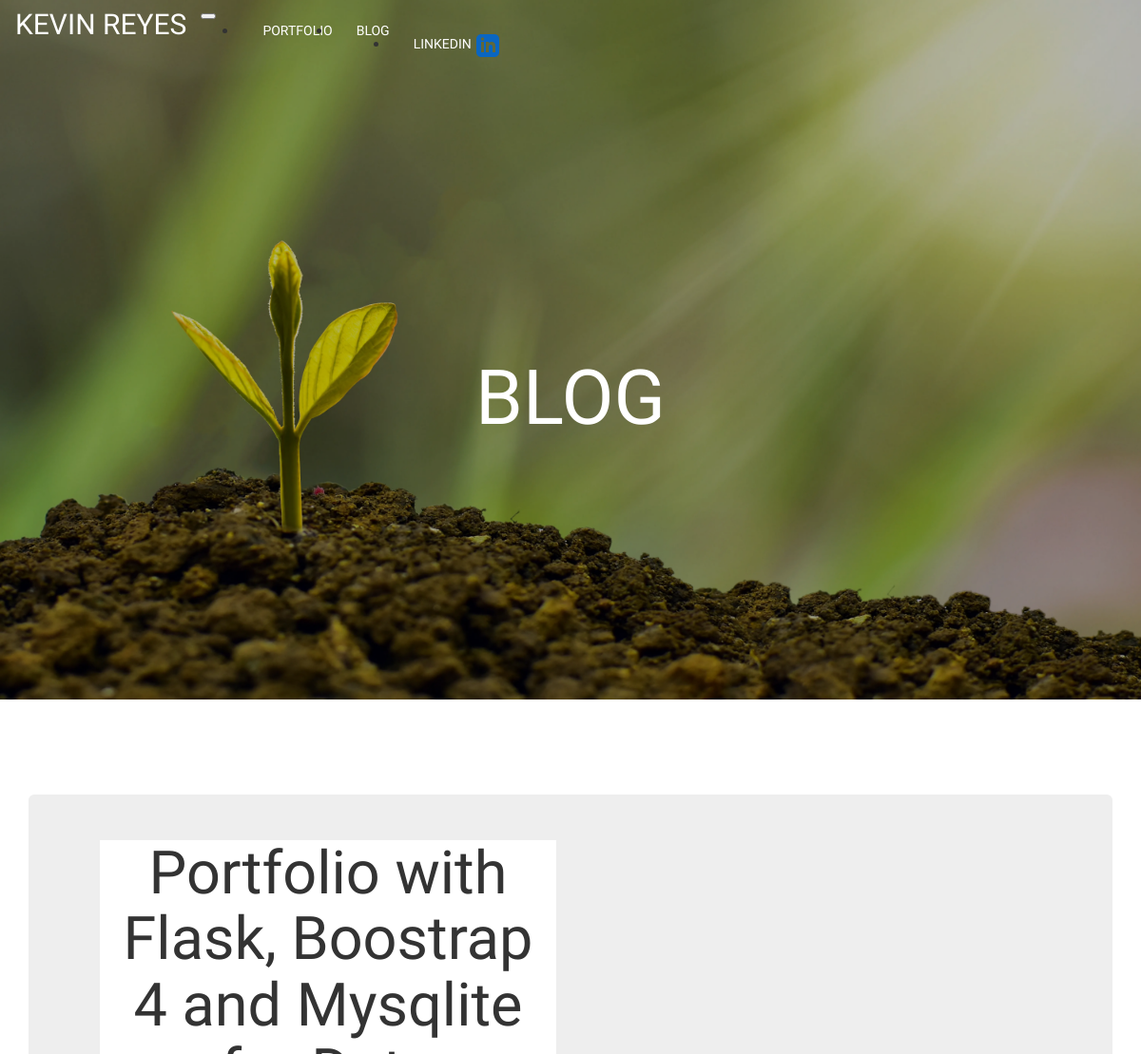
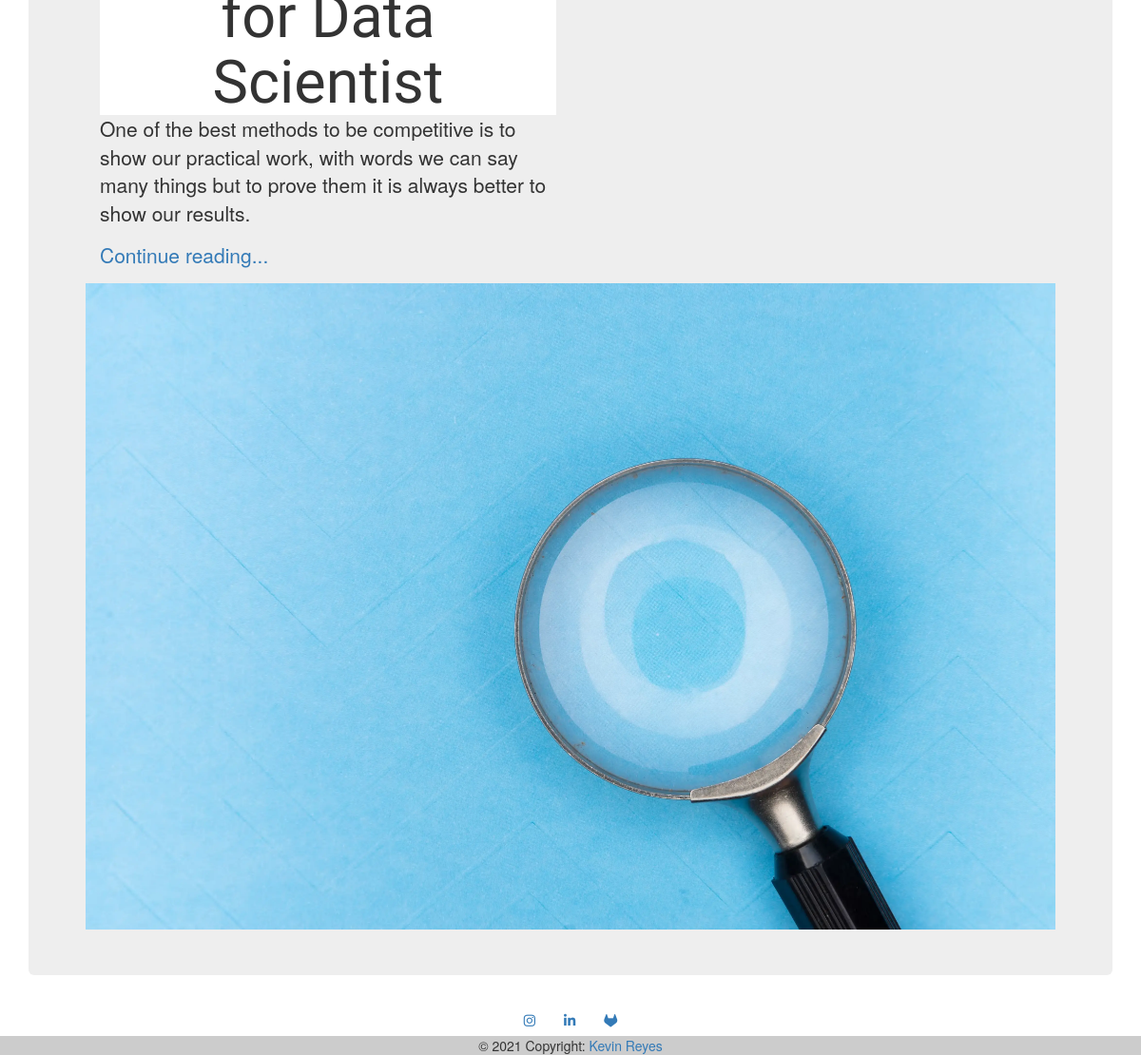
Page /blog on the committed database (2 pictures, top to bottom).
### app/models.py (models this page shows, shortened)
class Blog(db.Model):
    id = db.Column(db.Integer, primary_key=True)
    title = db.Column(db.String(200), index=True)
    description = db.Column(db.Text, index=True)
    content = db.Column(db.Text, index=True)
    cat = db.Column(db.String(20), index=True)
    image = db.Column(db.String(50), index=True)
    created_at = db.Column(db.DateTime, nullable=False,default=datetime.utcnow)

### app/routes.py (the view)
@app.route('/blog')
def blog():
    dark = False
    entries = Blog.query.all()
    return render_template('blog.html', title='BLOG', entries=entries, background_url="portada_blog.webp", dark=dark)

### app/templates/blog.html (shortened to what this page needs)
{% extends "base.html" %}
{% block app_content %}
<div class="container" style="margin-top: 100px;">
    <div class="jumbotron p-4 p-md-5 text-white rounded bg-dark d-flex justify-content-between">
      <div class="col-md-6 px-0">
        <h1 class="entry-title display-4 font-italic">{{entries[0].title}}</h1>
        <p class="lead my-3">{{entries[0].description}}</p>
        <p class="lead mb-0"><a href="{{ url_for('blog_entry', id = entries[0].id) }} " class="text-primary font-weight-bold">Continue reading...</a></p>
      </div>
      <img class="ml-5" src="{{ url_for('static', filename = entries[0].image) }}" alt="" style="height: 100%;width: 100%;"></img>
    </div>
</div>
{% endblock %}

### app/templates/base.html (style rules this page uses)
h1 { color: white; }

### rows in the picture
Blog: title "Portfolio with Flask, Boostrap 4 and Mysqlite for Data Scientist", description "One of the best methods to be competitive is to show our practical work, with words we can say many things but to prove them it is always better to show our results.", image (placeholder picture)

### other values in the picture
{{ title }} "BLOG"
